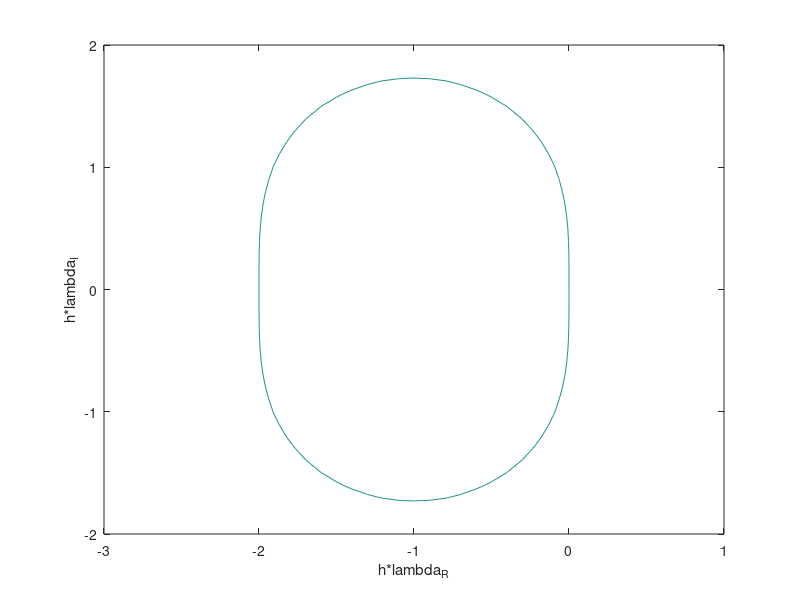

Reproduce this figure in MATLAB.
clear all;

[zR,zI]=meshgrid(-3:0.1:1,-2:0.1:2);        %creates grid of points
z= (1+zR+0.5*(zR.^2-zI.^2)).^2+(zI+zR.*zI).^2;  
                                %defining function on point matrices
v=[1,1];                        %specified level == 1
figure(040101);
contour(zR,zI,z,v);             %making the contour
xlabel('h*lambda_R');ylabel('h*lambda_I');